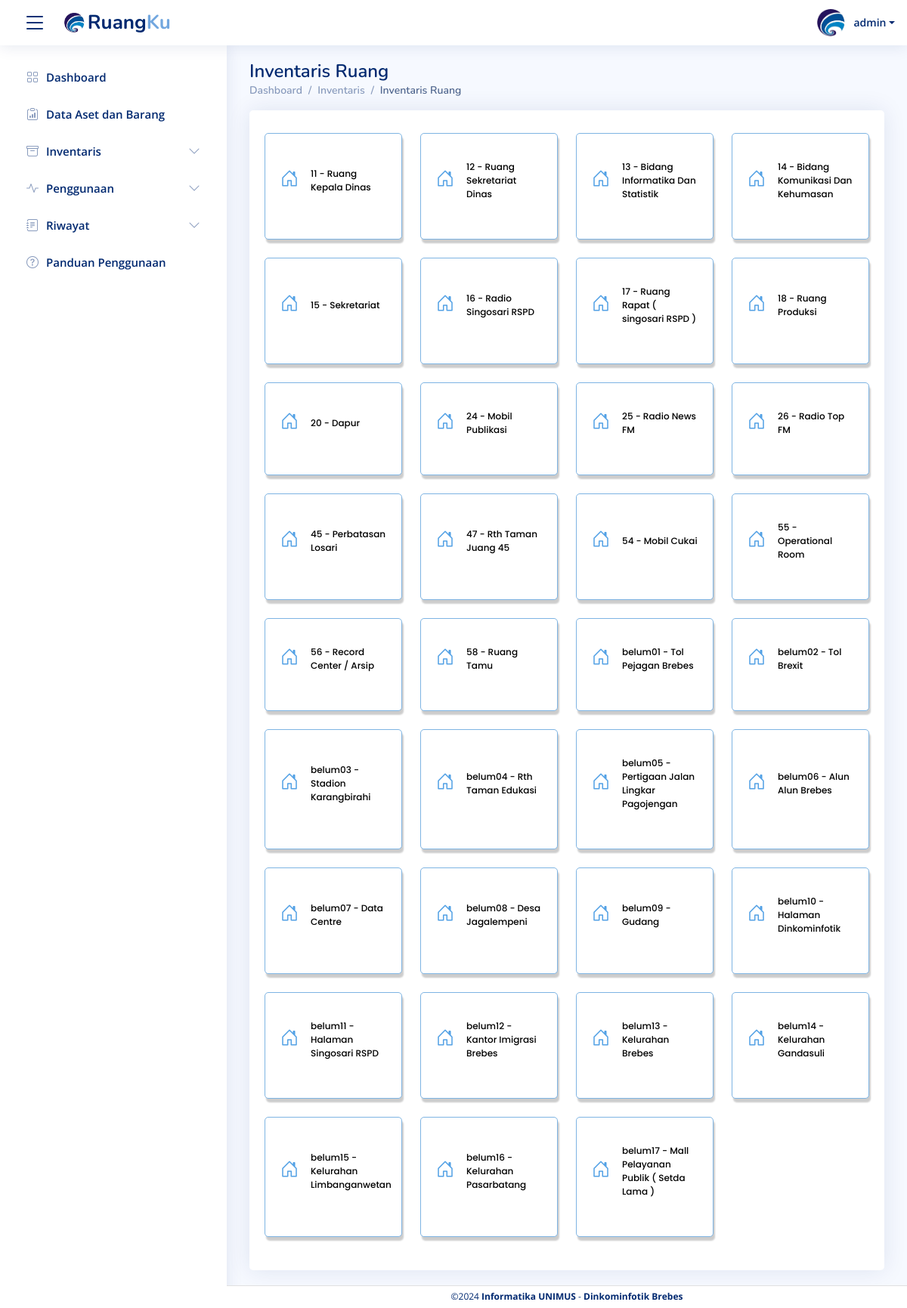
The app's page /inventaris.php (signed in) with its own data.
### tables this page shows
CREATE TABLE `lokasi` (
  `id_lokasi` varchar(50) NOT NULL,
  `nama_lokasi` varchar(100) NOT NULL,
  `bid_lokasi` varchar(50) DEFAULT NULL,
  `tempat_lokasi` varchar(100) DEFAULT NULL,
  `kategori_lokasi` varchar(50) DEFAULT NULL,
  `desk_lokasi` text
);

### inventaris.php (the view)
<?php
include('koneksi/koneksi.php');
include("component/header.php");
$query = "SELECT * FROM lokasi WHERE kategori_lokasi = 'Ruangan'";
$result = mysqli_query($conn, $query);
?>
<main id="main" class="main">
    <div class="pagetitle">
        <h1>Inventaris Ruang</h1>
        <nav>
            <ol class="breadcrumb">
                <li class="breadcrumb-item"><a href="home.php">Dashboard</a></li>
                <li class="breadcrumb-item">Inventaris</li>
                <li class="breadcrumb-item active">Inventaris Ruang</li>
            </ol>
        </nav>
    </div>
    <div class="card">
        <div class="card-body">
            <div class="col-lg-12" style="padding-top: 30px;">
                <div class="row">
                    <?php
                    if (mysqli_num_rows($result) > 0) {
                        while ($row = mysqli_fetch_assoc($result)) {
                            $id_lokasi = $row['id_lokasi'];
                            $nama_ruang = $row['bid_lokasi'];
                    ?>
                            <div class="col-xxl-5 col-md-3 mb-4">
                                <a href="inventaris_ruangan.php?id_lokasi=<?php echo urlencode($id_lokasi); ?>">
                                    <div class="card info-card sales-card h-100" style="background-color: #ffffff; border: 1px solid #7eb4e3; box-shadow: 2px 5px 2px rgba(0, 0, 0, 0.2);">
                                        <div class="card-body d-flex align-items-center">
                                            <div class="d-flex align-items-center">
                                                <div class="card-icon rounded-circle d-flex align-items-center justify-content-center me-3">
                                                    <i class="bi bi-house-door" style="font-size: 1.5rem !important; color:#53a1e5 !important;"></i>
                                                </div>
                                                <div>
                                                    <p class="card-title mb-0 small-font" style="font-size: 14px; color: #000000;">
                                                        <?php echo htmlspecialchars($id_lokasi) . ' - ' . htmlspecialchars($nama_ruang); ?>
                                                    </p>
                                                </div>
                                            </div>
                                        </div>
                                    </div>
                                </a>
                            </div>
                    <?php
                        }
                    } else {
                        echo "<p>Tidak ada ruangan yang ditemukan</p>";
                    }
                    ?>
                </div>
            </div>
        </div>
    </div>
</main>
<?php include("component/footer.php"); ?>

### css/style.css (style rules this page uses)
:root { scroll-behavior: smooth; }
body { font-family: "Open Sans", sans-serif; background: #f6f9ff; color: #444444; }
a { color: #4154f1; text-decoration: none; }
h1, h2, h3, h4, h5, h6 { font-family: "Nunito", sans-serif; }
#main { margin-top: 60px; padding: 20px 30px; transition: all 0.3s; }
.pagetitle { margin-bottom: 10px; }
.pagetitle h1 { font-size: 24px; margin-bottom: 0; font-weight: 600; color: #012970; }
.card { margin-bottom: 30px; border: none; border-radius: 5px; box-shadow: 0px 0 30px rgba(1, 41, 112, 0.1); }
.card-title { padding: 20px 0 15px 0; font-size: 20px; font-weight: 500; color: #012970; font-family: "Poppins", sans-serif; }
.card-body { padding: 0 20px 20px 20px; }
.breadcrumb { font-size: 14px; font-family: "Nunito", sans-serif; color: #899bbd; font-weight: 600; }
.breadcrumb a { color: #899bbd; transition: 0.3s; }
.breadcrumb .breadcrumb-item::before { color: #899bbd; }
.breadcrumb .active { color: #51678f; font-weight: 600; }
@media (min-width: 1200px) { #main, #footer { margin-left: 300px; } }

### css/kita.css (style rules this page uses)
.card { margin-bottom: 30px; border: none; border-radius: 5px; box-shadow: 0px 0 30px rgba(1, 41, 112, 0.1); }

### component/header.php (style rules this page uses)
.card-body * { font-size: 12px !important; }

### records on screen
lokasi: id_lokasi "11", bid_lokasi "Ruang Kepala Dinas"
lokasi: id_lokasi "12", bid_lokasi "Ruang Sekretariat Dinas"
lokasi: id_lokasi "13", bid_lokasi "Bidang Informatika Dan Statistik"
lokasi: id_lokasi "14", bid_lokasi "Bidang Komunikasi Dan Kehumasan"
lokasi: id_lokasi "15", bid_lokasi "Sekretariat"
lokasi: id_lokasi "16", bid_lokasi "Radio Singosari RSPD"
lokasi: id_lokasi "17", bid_lokasi "Ruang Rapat ( singosari RSPD )"
lokasi: id_lokasi "18", bid_lokasi "Ruang Produksi"
lokasi: id_lokasi "20", bid_lokasi "Dapur"
lokasi: id_lokasi "24", bid_lokasi "Mobil Publikasi"
lokasi: id_lokasi "25", bid_lokasi "Radio News FM"
lokasi: id_lokasi "26", bid_lokasi "Radio Top FM"
lokasi: id_lokasi "45", bid_lokasi "Perbatasan Losari"
lokasi: id_lokasi "47", bid_lokasi "Rth Taman Juang 45"
lokasi: id_lokasi "54", bid_lokasi "Mobil Cukai"
lokasi: id_lokasi "55", bid_lokasi "Operational Room"
lokasi: id_lokasi "56", bid_lokasi "Record Center / Arsip"
lokasi: id_lokasi "58", bid_lokasi "Ruang Tamu"
lokasi: id_lokasi "belum01", bid_lokasi "Tol Pejagan Brebes"
lokasi: id_lokasi "belum02", bid_lokasi "Tol Brexit"
lokasi: id_lokasi "belum03", bid_lokasi "Stadion Karangbirahi"
lokasi: id_lokasi "belum04", bid_lokasi "Rth Taman Edukasi"
lokasi: id_lokasi "belum05", bid_lokasi "Pertigaan Jalan Lingkar Pagojengan"
lokasi: id_lokasi "belum06", bid_lokasi "Alun Alun Brebes"
lokasi: id_lokasi "belum07", bid_lokasi "Data Centre"
lokasi: id_lokasi "belum08", bid_lokasi "Desa Jagalempeni"
lokasi: id_lokasi "belum09", bid_lokasi "Gudang"
lokasi: id_lokasi "belum10", bid_lokasi "Halaman Dinkominfotik"
lokasi: id_lokasi "belum11", bid_lokasi "Halaman Singosari RSPD"
lokasi: id_lokasi "belum12", bid_lokasi "Kantor Imigrasi Brebes"
lokasi: id_lokasi "belum13", bid_lokasi "Kelurahan Brebes"
lokasi: id_lokasi "belum14", bid_lokasi "Kelurahan Gandasuli"
lokasi: id_lokasi "belum15", bid_lokasi "Kelurahan Limbanganwetan"
lokasi: id_lokasi "belum16", bid_lokasi "Kelurahan Pasarbatang"
lokasi: id_lokasi "belum17", bid_lokasi "Mall Pelayanan Publik ( Setda Lama )"

### other values on screen
$nama_admin "admin"
